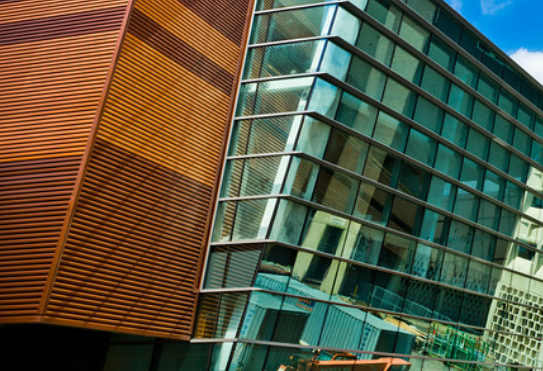
#> input picture images/t2_1.png, 543 x 371 px; its folder holds 4 pictures in this run
$ python t2.py
#> lines starting #> are read from the running program, lines starting #| are printed output that depends on the picture
# 1. Only add your code inside the function (including newly improted packages).
#  You can design a new function and call the new function in the given functions.
# 2. For bonus: Give your own picturs. If you have N pictures, name your pictures such as ["t3_1.png", "t3_2.png", ..., "t3_N.png"], and put them inside the folder "images".
# 3. Not following the project guidelines will result in a 10% reduction in grades

import cv2
import numpy as np
import matplotlib.pyplot as plt
import json


def stitch(imgmark, N, savepath=''): #For bonus: change your input(N=*) here as default if the number of your input pictures is not 4.
    "The output image should be saved in the savepath."
#> called with imgmark = 't2', N = 4, savepath = 'task2.png'
    "The intermediate overlap relation should be returned as NxN a one-hot(only contains 0 or 1) array."
    "Do NOT modify the code provided."
    imgpath = [f'./images/{imgmark}_{n}.png' for n in range(1,N+1)]
    imgs = []
    for ipath in imgpath:
        img = cv2.imread(ipath)
#> img is the input picture: shape (371, 543, 3); mean B, G, R 64.1, 86.7, 86.8
        imgs.append(img)
    overlapping_array = np.zeros((N,N))
#> overlapping_array = [[0, 0, 0, 0], [0, 0, 0, 0], [0, 0, 0, 0], [0, 0, 0, 0]]
    # Verify if images overlap with each other
    for i in range(N):
        for j in range(N):
            __, isoverlap = match_features(imgs[i],imgs[j])
            overlapping_array[i][j]=isoverlap
#> this loop made 1 pass
#> pass 1, in match_features, `image1 = cv2.cvtColor(img1,cv2.COLOR_BGR2GRAY)`:
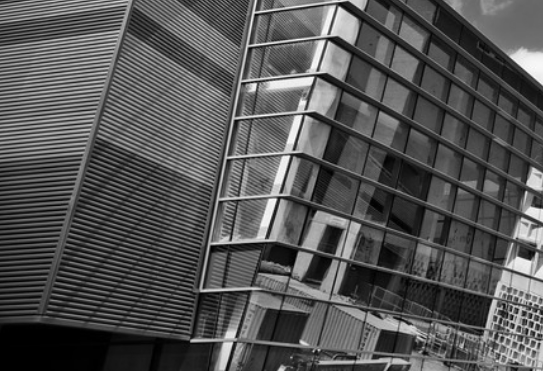
#> image1: shape (371, 543); min 0, max 253, mean 84.1
#> pass 1, in match_features (call 2), `image2 = cv2.cvtColor(img2,cv2.COLOR_BGR2GRAY)`:
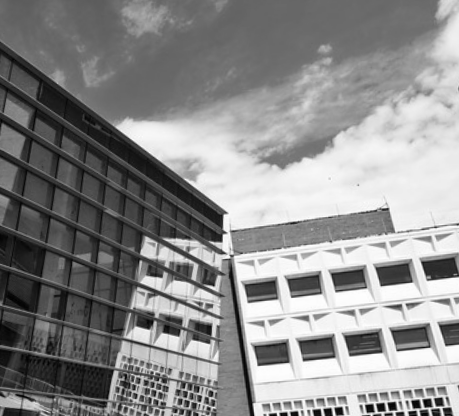
#> image2: shape (416, 459); min 0, max 254, mean 140

    # Get image with maximum overlap with other images
    max_overlap_img_index = np.argmax(np.sum(overlapping_array,axis=0))
    panoroma_img = imgs[max_overlap_img_index]
    stitch_img=[max_overlap_img_index]
    temp_array=[]
    for i in range(len(imgs)):
        if i!=max_overlap_img_index:
            if np.any([overlapping_array[i][l] for l in stitch_img]):
                panoroma_img = image_panaroma(panoroma_img,imgs[i])
                stitch_img.append(i)
            elif not np.any([overlapping_array[i][l] for l in stitch_img]):
                temp_array.append(i)

    if len(temp_array)!=0:
        j=0
        while j<len(temp_array):
            if np.any([overlapping_array[temp_array[j]][l] for l in stitch_img]):
                panoroma_img = image_panaroma(imgs[temp_array[j]],panoroma_img)
                stitch_img.append(temp_array[j])
            j+=1
    cv2.imwrite(f'./{savepath}',panoroma_img)
    return overlapping_array

# function used to
def show_image(img, delay=1000):
    """Shows an image.
    """
    cv2.namedWindow('image', cv2.WINDOW_AUTOSIZE)
    cv2.imshow('image', img)
    cv2.waitKey(0)
    cv2.destroyAllWindows()

# A function that computes matches between two input images by generating given number of keypoints.
def match_features(img1,img2):
    image1 = cv2.cvtColor(img1,cv2.COLOR_BGR2GRAY)
#> (the run stopped early here; a loop or call above may not have finished)
